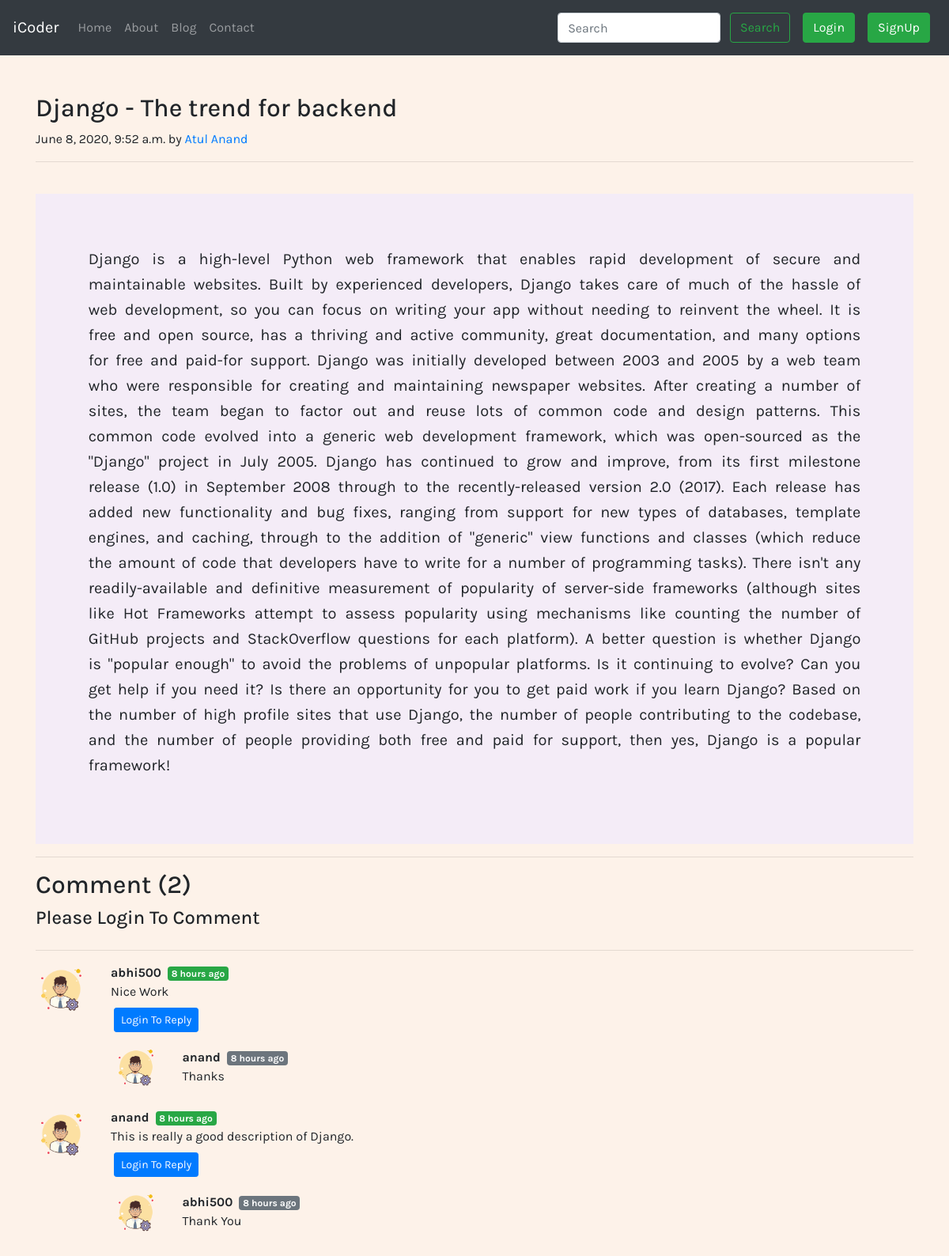
/blog/Django-post, run on the app's committed database.
### mysite/models.py (models this page shows, shortened)
class Post(models.Model):
    sno = models.AutoField(primary_key = True)
    title = models.CharField(max_length=300)
    content = models.TextField()
    author = models.CharField(max_length=40)
    slug = models.CharField(max_length=130)
    timestamp = models.DateTimeField(blank=True)

class BlogComment(models.Model):
    sno = models.AutoField(primary_key = True)
    comment = models.TextField()
    user = models.ForeignKey(User, on_delete=models.CASCADE)
    post = models.ForeignKey(Post, on_delete=models.CASCADE)
    parent = models.ForeignKey('self', on_delete=models.CASCADE, null=True)
    timestamp = models.DateTimeField(default=now)
    def __str__(self):
        return self.comment[0:13] + " by "+ self.user.username

### mysite/views.py (the view)
# urls.py: path('<str:slug>',views.blogPost,name='blogPost')
def blogPost(request , slug):
    post = Post.objects.filter(slug=slug).first()
    comments = BlogComment.objects.filter(post=post, parent=None)
    replies = BlogComment.objects.filter(post=post).exclude(parent=None)
    repDict={}
    for reply in replies:
        if reply.parent.sno not in repDict.keys():
            repDict[reply.parent.sno] = [reply]
        else:
            repDict[reply.parent.sno].append(reply)
        print(repDict)
    context = {'post':post, 'comments':comments , 'user' : request.user, 'replyDict' : repDict}
    return render(request, 'mysite/blogPost.html',context)

### mysite/templatetags/getDict.py (called while the page is built)
@register.filter(name='get_val')
def get_val(dict, key):
    return dict.get(key)

### templates/mysite/blogPost.html (shortened to what this page needs)
{% extends 'base.html' %}
{% block body %}
{% load humanize %}
{% load getDict %}
<div class="container mt-5">
    <div class="blog-post">
        <h2 class="blog-post-title">{{ post.title }}</h2>
        <p class="blog-post-meta">{{ post.timestamp }} by <a href="#">{{ post.author }}</a></p>
        <hr>
        <br>
        <div class="aa">
            <p>{{ post.content }}</p>
        </div>
    </div>
    <hr>
</div>
<div class="container">
    <h2>Comment ({{ comments.count }})</h2>
    <div class="my-2">
        {% if user.is_authenticated %}
        <form action="/blog/postComment" method="post">
            {% csrf_token %}
            <div class="form-group">
                <label for="exampleInputEmail1">Post Comment</label>
                <input type="text" name="comment" class="form-control" id="exampleInputEmail1"
                    placeholder="Enter your Comment here" />
            </div>
            <input type="hidden" name="postSno" value="{{ post.sno }}" />
            <input type="hidden" name="parentSno" value="" />
            <button type="submit" class="btn btn-primary">Submit</button>
        </form>
        {% else %}
        <h4 style="padding-bottom: 10px">Please Login To Comment</h4>
        {% endif %}
    </div>
    <hr>
    {% for comment in comments %}
    <div class="row my-3">
        <div class="col-md-1">
            <img src="/static/img/admin.png" class="rounded mx-auto d-block w-100 " alt="Not Found">
        </div>
        <div class="col-md-11">
            <b> {{ comment.user.username }} </b> <span class="badge badge-success ml-1" style="font-size: 12px">
                {{ comment.timestamp | naturaltime }}</span>
            <div>
                {{ comment.comment }}
            </div>
            <div class="reply mx-1 my-2">
                {% if user.is_authenticated %}
                <p>
                    <a class="btn btn-sm btn-primary" data-toggle="collapse" href="#replyBox{{ comment.sno }}"
                        role="button" aria-expanded="false" aria-controls="collapseExample">
                        Reply
                    </a>
                </p>
                <div class="collapse" id="replyBox{{ comment.sno }}">
                    <div class="card card-body my-2">
                        <form action="/blog/postComment" method="post">
                            {% csrf_token %}
                            <div class="form-group">
                                <label for="comment">Post Reply</label>
                                <input type="text" name="comment" class="form-control" id="comment"
                                    placeholder="Reply here" />
                                <input type="hidden" name="parentSno" value="{{ comment.sno }}" />
                            </div>
                            <input type="hidden" name="postSno" value="{{ post.sno }}" />
                            <button type="submit" class="btn btn-primary">Submit</button>
                        </form>
                    </div>
                </div>
                {% else %}
                <p>
                    <a class="btn btn-sm btn-primary" data-toggle="collapse" href="#replyBox{{ comment.sno }}"
                        role="button" aria-expanded="false" aria-controls="collapseExample" disabled>
                        Login To Reply
                    </a>
                </p>
                {% endif %}
                <div class="replies my-2">
                    {% for reply in replyDict|get_val:comment.sno %}
                        <div class="row">
                            <div class="col-md-1">
                                <img class="rounded mx-auto d-block w-100 " src="/static/img/admin.png" alt="Image Unavailable">
                            </div>
                            <div class="col-sm-10 my-1">
                                <b> {{ reply.user.username }} </b> <span class="badge badge-secondary ml-1" style="font-size: 12px">
                                    {{ reply.timestamp | naturaltime }}</span>
                                <div>
                                    {{ reply.comment }}
                                </div>
                            </div>
                        </div>
                    {% endfor %}
                </div>
            </div>
        </div>
    </div>
    {% endfor %}
</div>
<br>
<br>
<br>
{% endblock body %}

### data on the page
Post: title "Django - The trend for backend", timestamp "June 8, 2020, 9:52 a.m.", author "Atul Anand", content "Django is a high-level Python web framework that enables rapid development of secure and maintainable websites. Built by experienced developers, Django takes care of much of the hassle of web development, so you can focus on writing your app without needing to reinvent the wheel. It is free and open source, has a thriving and active community, great documentation, and many options for free and paid-for support. Django was initially developed between 2003 and 2005 by a web team who were responsible for creating and maintaining newspaper websites. After creating a number of sites, the team began to factor out and reuse lots of common code and design patterns. This common code evolved into a…"
BlogComment: user.username "abhi500", timestamp "8 hours ago", comment "Nice Work"
BlogComment: user.username "anand", timestamp "8 hours ago", comment "Thanks"
BlogComment: user.username "anand", timestamp "8 hours ago", comment "This is really a good description of Django."
BlogComment: user.username "abhi500", timestamp "8 hours ago", comment "Thank You"

### other printed values
{{ comments.count }} "2"
